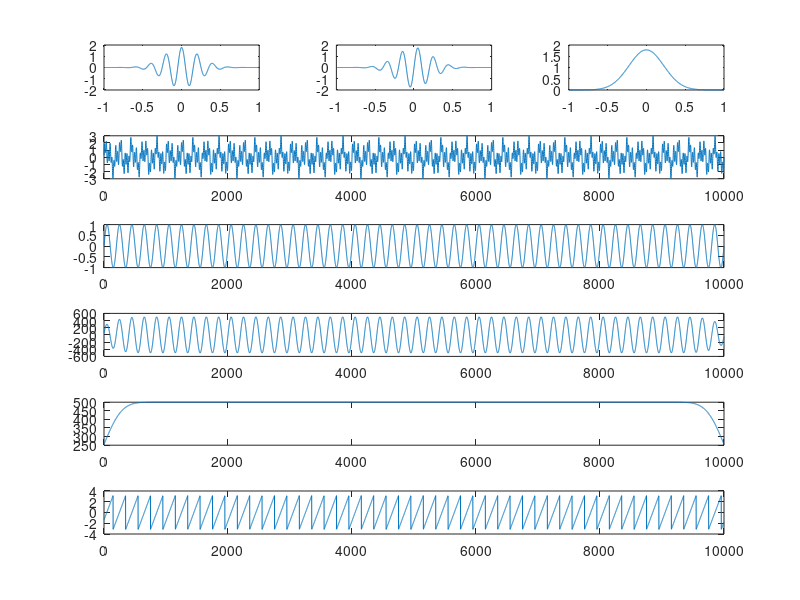

MATLAB code to generate this figure:
t=1:10000;
f1=5;
f2=12;
f3=33;


[A,X]=cmorwavf(-1,1,2001,0.1,5);

B=sin(f1*2*pi*t/1000);
C=sin(f2*2*pi*t/1000);
D=sin(f3*2*pi*t/1000);

CONV_F=conv(B+C+D,A,'same');

figure

subplot(6,3,1)
plot(X,real(A))

subplot(6,3,2)
plot(X,imag(A))

subplot(6,3,3)
plot(X,abs(A))


subplot(6,1,2)
plot(t,B+C+D);


subplot(6,1,3)
plot(t,B);

subplot(6,1,4)
plot(t,CONV_F);

subplot(6,1,5)
plot(t,abs(CONV_F));

subplot(6,1,6)
plot(t,angle(CONV_F));
